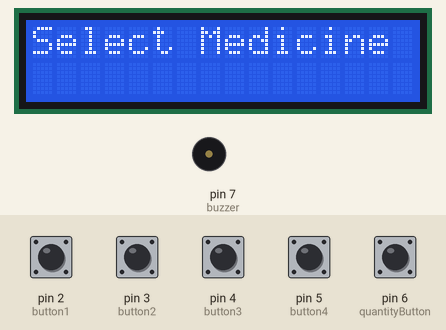
The sketch below on a simulated Arduino Uno, built with avr-gcc and run on an emulated ATmega328P. On the bench: 16×2 character LCD, buzzer (waves = sounding). The test bench sets the inputs (shaded band); at power-on: pin 2 (button1), pin 3 (button2), pin 4 (button3), pin 5 (button4), pin 6 (quantityButton) HIGH. What the sketch prints to the serial monitor is not drawn.

Above: at 3.3 s.
3.4 s: pin 2 (button1) pulled LOW for 0.15 s
At 5.4 s:
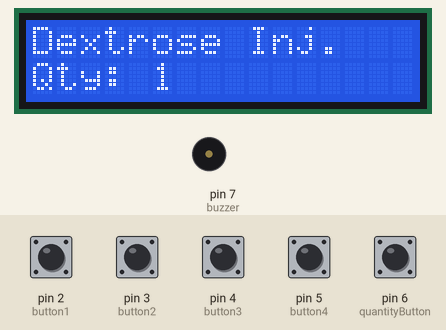
5.7 s: pin 3 (button2) pulled LOW for 0.15 s
At 6.9 s:
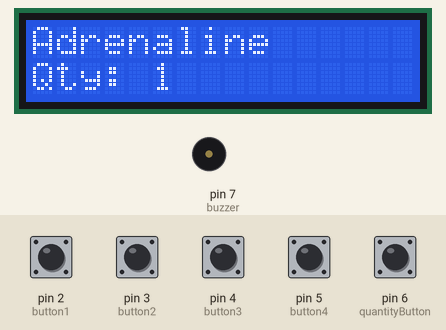
8.0 s: pin 4 (button3) pulled LOW for 0.15 s
At 9.3 s:
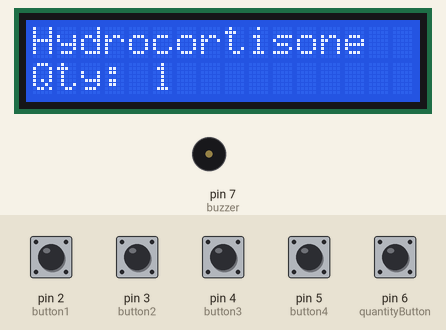
10.3 s: pin 5 (button4) pulled LOW for 0.15 s
At 11.8 s:
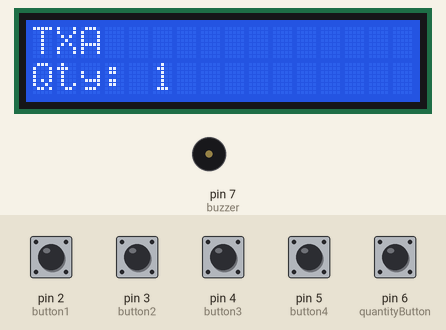
12.6 s: pin 6 (quantityButton) pulled LOW for 0.15 s
At 13.2 s:
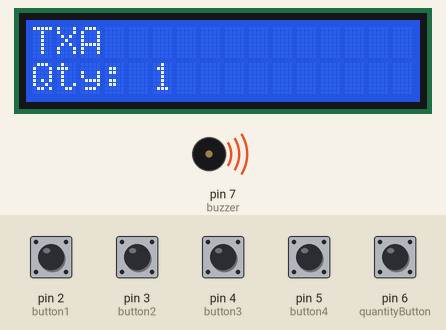
14.9 s: pin 6 (quantityButton) pulled LOW for 1 s
At 16.5 s:
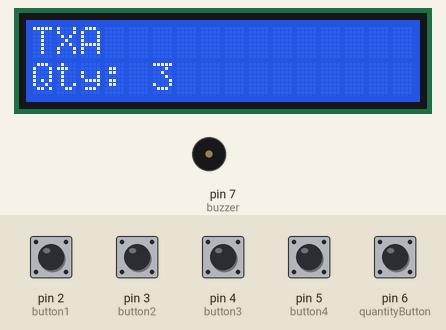
Timing chart, 0 to 18.0 s (numbered marks = the images above; inputs shaded):
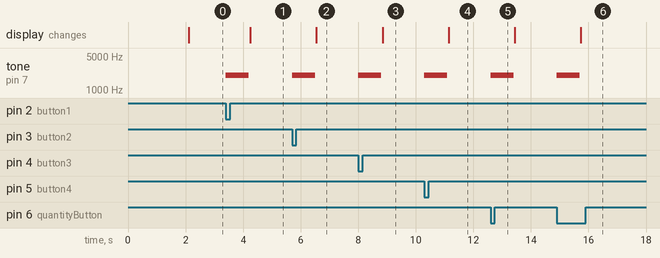

The sketch:

code_-_TX.ino
```cpp
#include <Wire.h>
#include <LiquidCrystal_I2C.h>
#include <SoftwareSerial.h>

LiquidCrystal_I2C lcd(0x27, 16, 2);
SoftwareSerial uart(10, 11);   // RX, TX

// Buttons
const int button1 = 2;
const int button2 = 3;
const int button3 = 4;
const int button4 = 5;
const int quantityButton = 6;

// Buzzer
const int buzzer = 7;

String selectedMedicine = "";
String displayMedicine = "";

int quantity = 0;
bool medicineSelected = false;

void setup() {

  lcd.init();
  lcd.backlight();

  pinMode(button1, INPUT_PULLUP);
  pinMode(button2, INPUT_PULLUP);
  pinMode(button3, INPUT_PULLUP);
  pinMode(button4, INPUT_PULLUP);
  pinMode(quantityButton, INPUT_PULLUP);

  pinMode(buzzer, OUTPUT);
  noTone(buzzer);

  uart.begin(9600);
  Serial.begin(9600);

  lcd.clear();
  lcd.setCursor(0, 0);
  lcd.print("MEDISYNC");
  lcd.setCursor(0, 1);
  lcd.print("System Ready");

  delay(2000);

  lcd.clear();
  lcd.setCursor(0, 0);
  lcd.print("Select Medicine");
}

void loop() {

  // Medicine 1
  if (digitalRead(button1) == LOW) {

    beep();

    selectedMedicine = "Dextrose Injection";
    displayMedicine = "Dextrose Inj.";
    quantity = 1;
    medicineSelected = true;

    displayOrder();
    sendOrder();

    waitForRelease(button1);
  }


  // Medicine 2
  if (digitalRead(button2) == LOW) {

    beep();

    selectedMedicine = "Adrenaline";
    displayMedicine = "Adrenaline";
    quantity = 1;
    medicineSelected = true;

    displayOrder();
    sendOrder();

    waitForRelease(button2);
  }


  // Medicine 3
  if (digitalRead(button3) == LOW) {

    beep();

    selectedMedicine = "Hydrocortisone Injection";
    displayMedicine = "Hydrocortisone";
    quantity = 1;
    medicineSelected = true;

    displayOrder();
    sendOrder();

    waitForRelease(button3);
  }


  // Medicine 4
  if (digitalRead(button4) == LOW) {

    beep();

    selectedMedicine = "Tranexamic Acid (TXA)";
    displayMedicine = "TXA";
    quantity = 1;
    medicineSelected = true;

    displayOrder();
    sendOrder();

    waitForRelease(button4);
  }


  // Quantity button
  if (digitalRead(quantityButton) == LOW) {

    if (medicineSelected == true) {

      beep();

      quantity++;

      if (quantity > 10) {
        quantity = 1;
      }

      displayOrder();
      sendOrder();
    }

    waitForRelease(quantityButton);
  }
}


// ==============================
// BUZZER
// ==============================

void beep() {

  tone(buzzer, 2000);
  delay(800);
  noTone(buzzer);
}


// ==============================
// DISPLAY
// ==============================

void displayOrder() {

  lcd.clear();

  lcd.setCursor(0, 0);
  lcd.print(displayMedicine);

  lcd.setCursor(0, 1);
  lcd.print("Qty: ");
  lcd.print(quantity);
}


// ==============================
// SEND UART
// ==============================

void sendOrder() {

  uart.print(selectedMedicine);
  uart.print(",");
  uart.println(quantity);

  Serial.print("Sent: ");
  Serial.print(selectedMedicine);
  Serial.print(",");
  Serial.println(quantity);
}


// ==============================
// WAIT FOR BUTTON RELEASE
// ==============================

void waitForRelease(int buttonPin) {

  while (digitalRead(buttonPin) == LOW) {
    delay(10);
  }
}
```

Measured:
- after the input at 3.4 s, tone on pin 7 (buzzer): silent → 2000 Hz at once, → silent 0.80 s later; the display: changes after 0.85 s (image 1)
- after the input at 5.7 s, tone on pin 7 (buzzer): silent → 2000 Hz at once, → silent 0.80 s later; the display: changes after 0.83 s (image 2)
- after the input at 8.0 s, tone on pin 7 (buzzer): silent → 2000 Hz at once, → silent 0.80 s later; the display: changes after 0.85 s (image 3)
- after the input at 10.3 s, tone on pin 7 (buzzer): silent → 2000 Hz at once, → silent 0.80 s later; the display: changes after 0.84 s (image 4)
- after the input at 12.6 s, tone on pin 7 (buzzer): silent → 2000 Hz at once, → silent 0.80 s later
- after the input at 14.9 s, tone on pin 7 (buzzer): silent → 2000 Hz at once, → silent 0.80 s later; the display: changes after 0.84 s (image 6)
